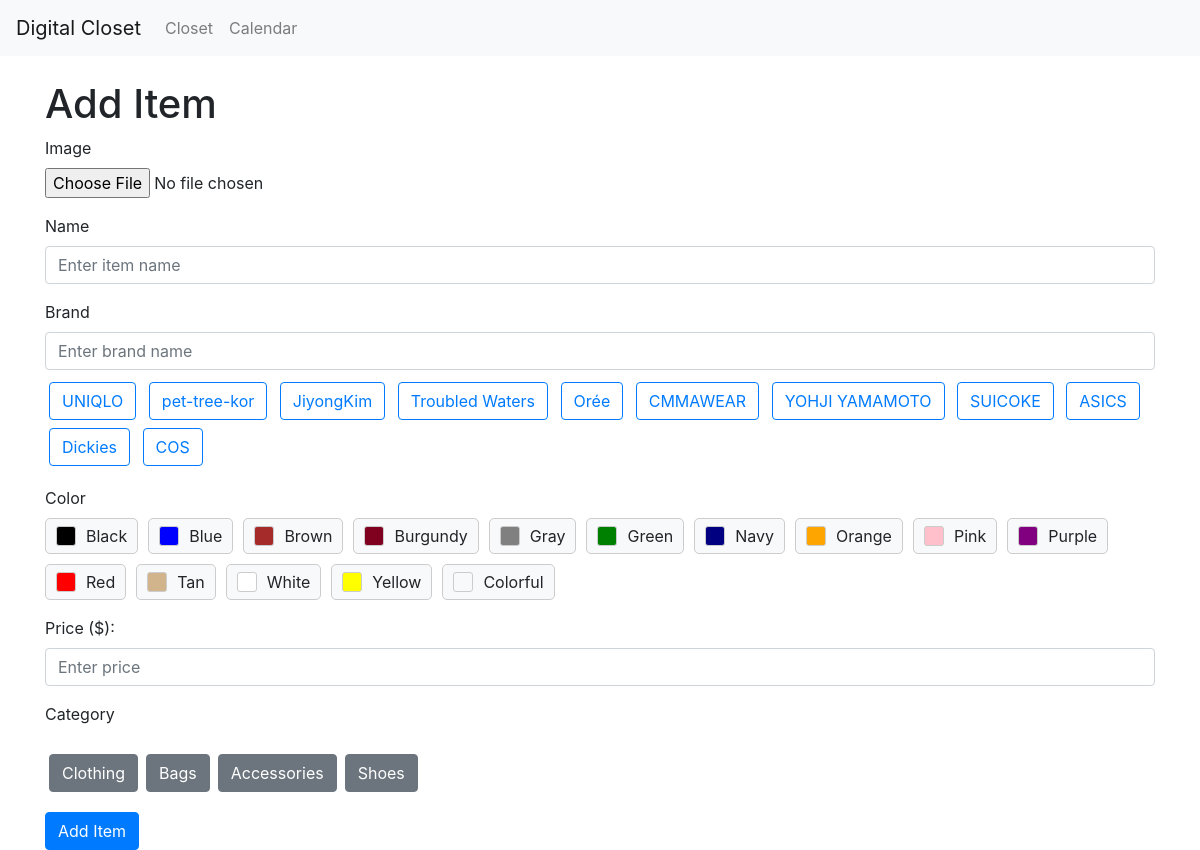
/closet/add-item/, run on an earlier commit of the app's database.
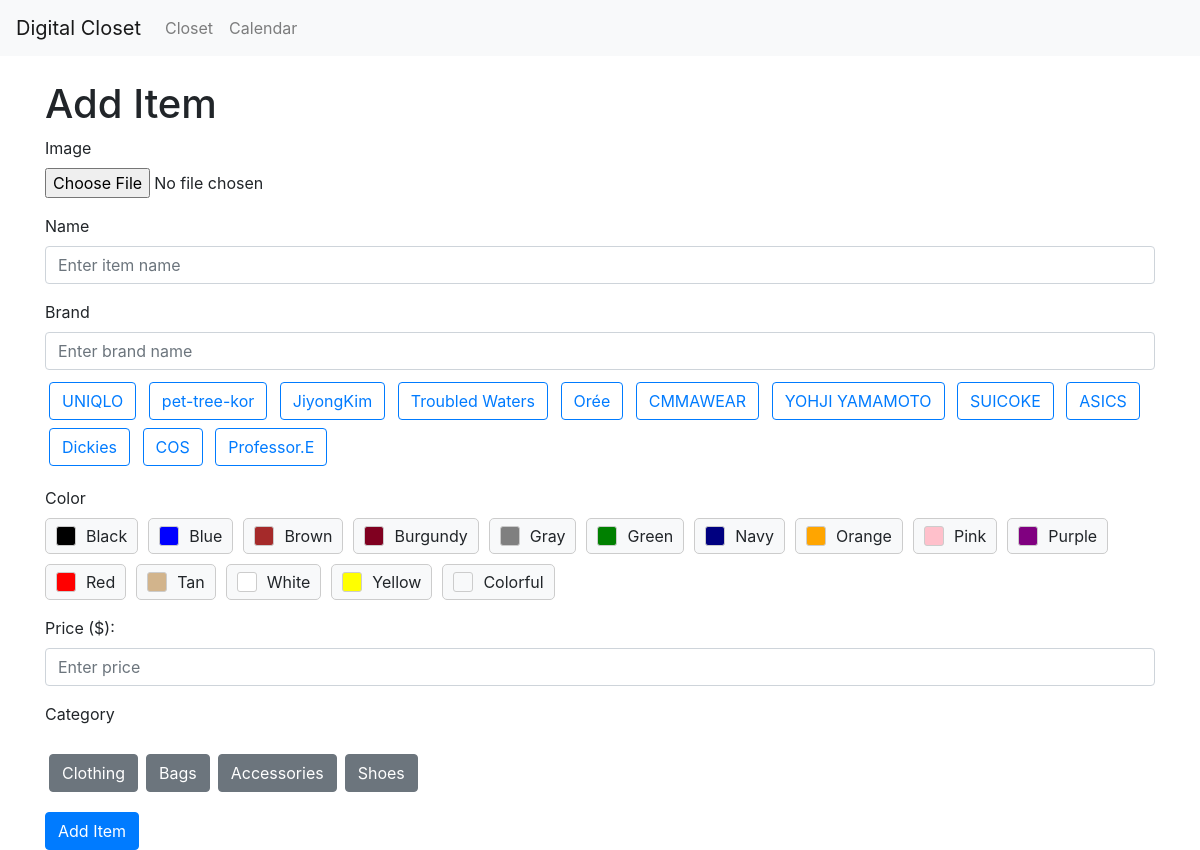
And on a later commit of the database.
### myapp/models.py (models this page shows, shortened)
class Brand(models.Model):
    name = models.CharField(max_length=100, unique=True)

### myapp/views.py (the view, shortened to what this page needs)
# urls.py: path("closet/add-item/", views.add_item, name="add_item"),
def add_item(request):
    categories = Category.objects.filter(parent=None)
    brands = Brand.objects.all()
    colors = Color.objects.all()
    return render(request, 'add_item.html', {'categories': categories, 'brands': brands, 'colors': colors})

### myapp/templates/add_item.html (shortened to what this page needs)
{% extends "base.html" %}
{% block content %}
<!DOCTYPE html>
<html lang="en">
<head>
  <link rel="stylesheet" href="https://stackpath.bootstrapcdn.com/bootstrap/4.3.1/css/bootstrap.min.css">
</head>
<h1 class="mt-4">Add Item</h1>
<form method="POST" enctype="multipart/form-data" id="itemForm">
  <div class="form-group">
    <label for="image">Image</label>
    <input type="file" class="form-control-file" id="item-picture" name="image" accept="image/*"required>
  </div>
  <div class="form-group">
    <label for="name">Name</label>
    <input type="text" class="form-control" id="name" name="name" placeholder="Enter item name">
  </div>
  <div class="form-group">
    <label for="brand">Brand</label>
    <input type="text" class="form-control" id="brand" name="brand" placeholder="Enter brand name">
    <div class="mt-2">
      <div id="brand-buttons">
        {% for brand in brands %}
          <button type="button" class="btn btn-outline-primary m-1" onclick="selectBrand('{{ brand.name }}')">{{ brand.name }}</button>
        {% endfor %}
      </div>
    </div>
  </div>
  <div class="form-group">
    <label>Color</label>
    <div id="color-buttons" class="color-buttons-container"></div>
  </div>
  <div class="form-group">
    <label for="price">Price ($):</label>
    <input type="number" class="form-control" id="price" name="price" placeholder="Enter price" step="0.01">
  </div>
  <div class="form-group">
    <label>Category</label>
    <div id="category-container" class="mt-3"></div>
  </div>
  <button type="submit" class="btn btn-primary">Add Item</button>
</form>
{% endblock %}

What changed in the data, as far as the page shows it:
added Brand: name "Professor.E"
